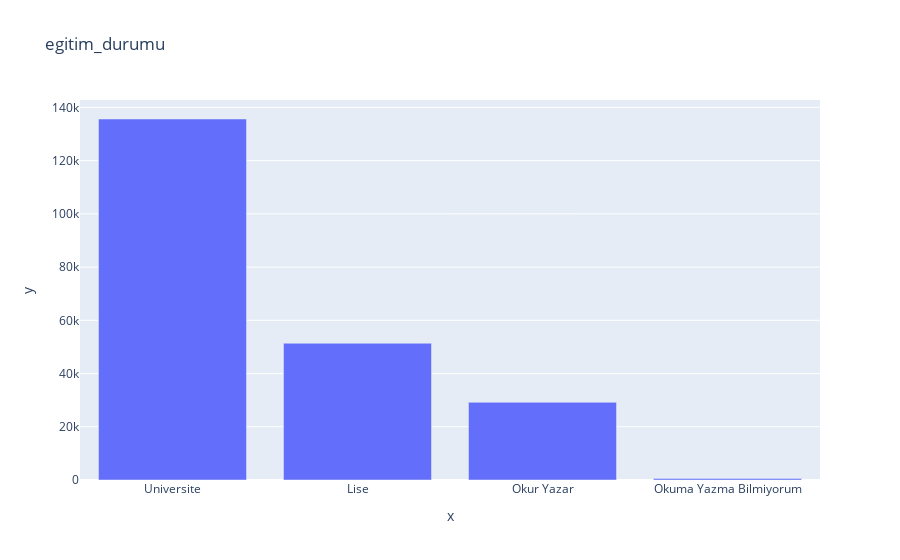

Notebook cell for this chart:
### Code cell
explore_categorical_column(df_tmp, 'egitim_durumu')

### Figure 1 — Plotly figure (JSON) as saved in the notebook; plotly's stock layout.template omitted (floating-point values rounded to 4 significant figures)
{"data": [{"alignmentgroup": "True", "hovertemplate": "x=%{x}<br>y=%{y}<extra></extra>", "legendgroup": "", "marker": {"color": "#636efa", "pattern": {"shape": ""}}, "name": "", "offsetgroup": "", "orientation": "v", "showlegend": false, "textposition": "auto", "type": "bar", "x": ["Universite", "Lise", "Okur Yazar", "Okuma Yazma Bilmiyorum"], "xaxis": "x", "y": [135644, 51383, 29187, 551], "yaxis": "y"}], "layout": {"autosize": true, "barmode": "relative", "legend": {"tracegroupgap": 0}, "title": {"text": "egitim_durumu"}, "xaxis": {"anchor": "y", "autorange": true, "domain": [0, 1], "range": [-0.5, 3.5], "title": {"text": "x"}, "type": "category"}, "yaxis": {"anchor": "x", "autorange": true, "domain": [0, 1], "range": [0, 142800.0], "title": {"text": "y"}, "type": "linear"}}}
